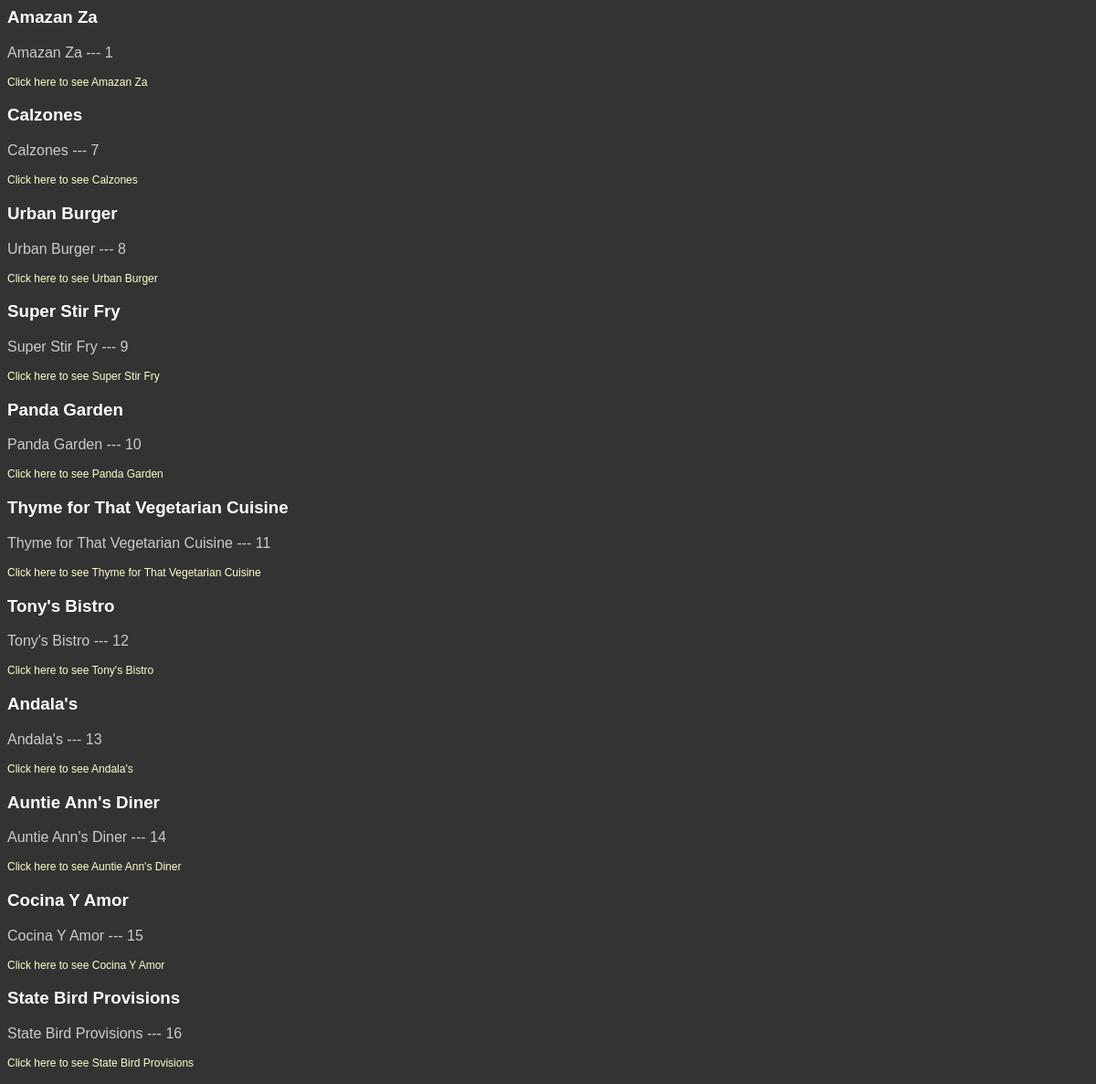
The app's page /restaurants with its own data.
### database_setup.py (models this page shows)
class Restaurant(BASE):
    __tablename__ = 'restaurant'
    name = Column(String(80), nullable=False)
    res_id = Column(Integer, primary_key=True)
    category_id =  Column(Integer, ForeignKey('category.category_id'))
    category = relationship(Category)

### finalproject.py (the view)
@app.route('/')
@app.route('/restaurants')
def index():
    restaurants = get_all_restaurants()
    return render_template('index.html',restaurants=restaurants)

### db_command.py (called while the page is built)
def get_all_restaurants():
    return ses.query(Restaurant)

### templates/index.html (shortened to what this page needs)
<html>
    <head>
        <link rel=stylesheet type=text/css href="{{ url_for('static', filename='styles.css') }}">
    </head>
<body>
{% for res in restaurants %}
<div>
<h3>{{res.name}}</h3>
<p>{{res.name}} --- {{res.res_id}}</p>
<p><a href="{{url_for('restaurantMenu', restaurant_id=res.res_id)}}">Click here to see {{res.name}}</a></p>
</div>
{% endfor %}
</body>
</html>

### static/styles.css (style rules this page uses)
body { font-family: sans-serif; background-color: #333333 }
h1, h2, h3, h4 { color: #ffffff; }
p, dd, dt { color: #cccccc; }
a { text-decoration: none; color: #ffffcc; font-size: .75em; }

### records on screen
Restaurant: name "Amazan Za", res_id "1"
Restaurant: name "Calzones", res_id "7"
Restaurant: name "Urban Burger", res_id "8"
Restaurant: name "Super Stir Fry", res_id "9"
Restaurant: name "Panda Garden", res_id "10"
Restaurant: name "Thyme for That Vegetarian Cuisine", res_id "11"
Restaurant: name "Tony's Bistro", res_id "12"
Restaurant: name "Andala's", res_id "13"
Restaurant: name "Auntie Ann's Diner", res_id "14"
Restaurant: name "Cocina Y Amor", res_id "15"
Restaurant: name "State Bird Provisions", res_id "16"
